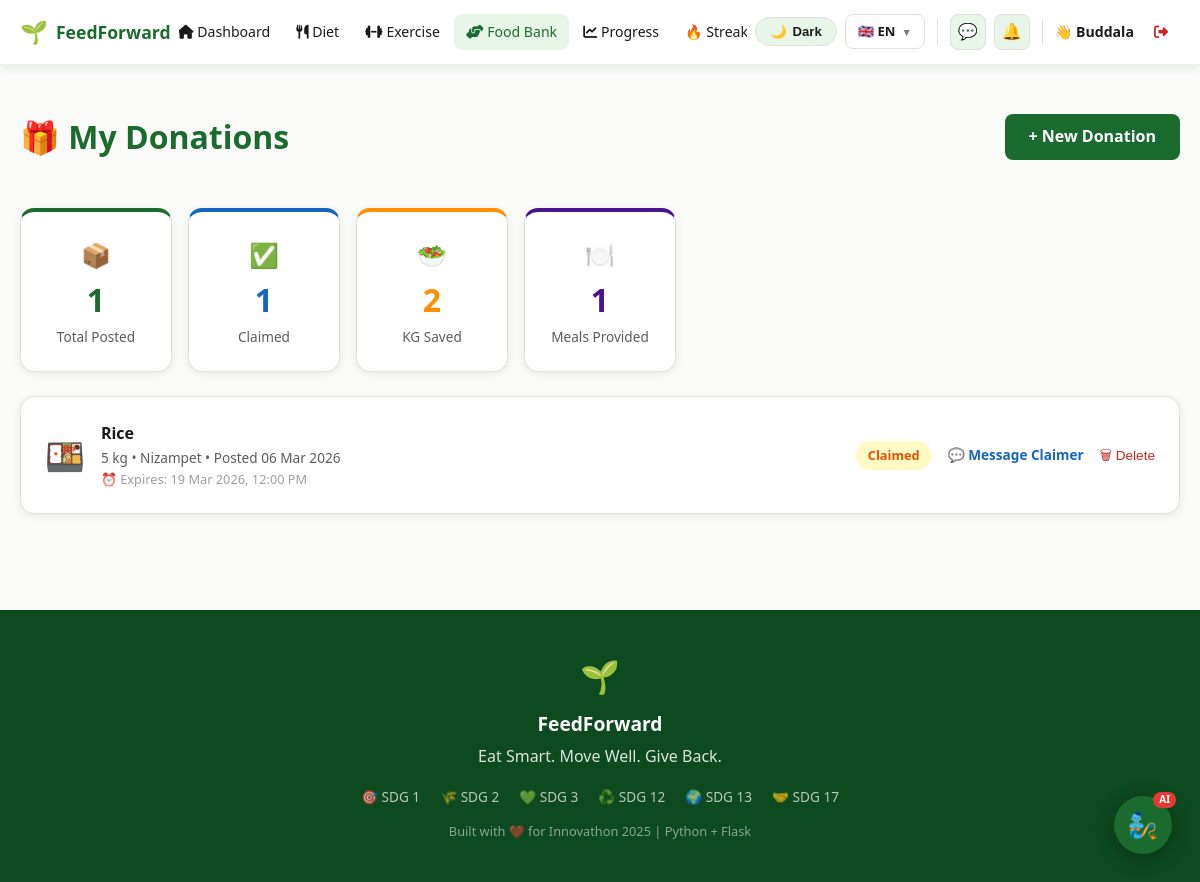
Page /foodbank/my-donations (signed in) on the committed database.
### models/user.py (models this page shows, shortened)
class User(db.Model, UserMixin):
    __tablename__ = 'users'
    id            = db.Column(db.Integer, primary_key=True)
    name          = db.Column(db.String(100), nullable=False)
    email         = db.Column(db.String(120), unique=True, nullable=False)
    password_hash = db.Column(db.String(200), nullable=False)
    role          = db.Column(db.String(20), default='user')  # user / donor / recipient / admin
    age           = db.Column(db.Integer)
    weight        = db.Column(db.Float)
    height        = db.Column(db.Float)
    gender        = db.Column(db.String(10))
    dietary_pref  = db.Column(db.String(20))   # veg / non_veg / vegan
    health_goal   = db.Column(db.String(20))   # lose_weight / gain_muscle / stay_fit
    fitness_level = db.Column(db.String(20))   # beginner / intermediate / advanced
    equipment     = db.Column(db.String(20))   # none / dumbbells / gym
    days_per_week = db.Column(db.Integer, default=4)
    location      = db.Column(db.String(200))
    latitude      = db.Column(db.Float)
    longitude     = db.Column(db.Float)
    profile_complete = db.Column(db.Boolean, default=False)
    allergies     = db.Column(db.String(200), default='')  # comma-separated e.g. "gluten,dairy,nuts"
    created_at    = db.Column(db.DateTime, default=datetime.utcnow)
    meal_plans    = db.relationship('MealPlan',     backref='user', lazy=True)
    exercise_plans= db.relationship('ExercisePlan', backref='user', lazy=True)
    donations     = db.relationship('FoodListing',  foreign_keys='FoodListing.donor_id',    backref='donor',     lazy=True)
    claims        = db.relationship('FoodListing',  foreign_keys='FoodListing.claimed_by',  backref='recipient', lazy=True)
    progress_logs = db.relationship('ProgressLog',  backref='user', lazy=True)

### models/models.py (models this page shows, shortened)
class FoodListing(db.Model):
    __tablename__ = 'food_listings'
    id           = db.Column(db.Integer, primary_key=True)
    donor_id     = db.Column(db.Integer, db.ForeignKey('users.id'), nullable=False)
    food_name    = db.Column(db.String(100), nullable=False)
    category     = db.Column(db.String(50))
    quantity     = db.Column(db.String(50))
    expiry_date  = db.Column(db.DateTime)
    location     = db.Column(db.String(200))
    latitude     = db.Column(db.Float, default=17.3850)
    longitude    = db.Column(db.Float, default=78.4867)
    photo_url    = db.Column(db.String(300))
    description  = db.Column(db.Text)
    status       = db.Column(db.String(20), default='available')
    claimed_by   = db.Column(db.Integer, db.ForeignKey('users.id'), nullable=True)
    claimed_at   = db.Column(db.DateTime)
    picked_up_at = db.Column(db.DateTime)
    posted_at    = db.Column(db.DateTime, default=datetime.utcnow)
    donor_rating = db.Column(db.Float)
    allergens    = db.Column(db.String(200))

### routes/foodbank.py (the view)
@foodbank.route('/my-donations')
@login_required
def my_donations():
    listings = FoodListing.query.filter_by(donor_id=current_user.id)\
                                .order_by(FoodListing.posted_at.desc()).all()
    total_kg      = sum(2 for l in listings if l.status in ['claimed','picked_up'])
    total_claimed = sum(1 for l in listings if l.status in ['claimed','picked_up'])
    return render_template('foodbank/my_donations.html',
                           listings=listings,
                           total_kg=total_kg,
                           total_claimed=total_claimed)

### templates/foodbank/my_donations.html (shortened to what this page needs)
{% extends 'base.html' %}
{% block content %}
<div style="display:flex;align-items:center;justify-content:space-between;margin-bottom:24px;">
  <h1 style="font-size:2rem;font-weight:800;color:var(--green);">🎁 My Donations</h1>
  <a href="{{ url_for('foodbank.donate') }}" class="btn-primary">+ New Donation</a>
</div>
{% set total_posted  = listings | length %}
{% set total_claimed = listings | selectattr('status','equalto','claimed') | list | length %}
{% set kg_saved      = total_claimed * 2 %}
{% set meals         = total_claimed %}
<div style="display:grid;grid-template-columns:repeat(auto-fill,minmax(150px,1fr));gap:16px;margin-bottom:24px;">
  {% for icon,val,label,color in [
    ('📦', total_posted,  'Total Posted',    'var(--green)'),
    ('✅', total_claimed, 'Claimed',         'var(--blue)'),
    ('🥗', kg_saved,      'KG Saved',        'var(--amber)'),
    ('🍽️', meals,         'Meals Provided',  '#4A148C'),
  ] %}
  <div class="card" style="text-align:center;border-top:4px solid {{ color }};">
    <div style="font-size:1.5rem;">{{ icon }}</div>
    <div style="font-size:2rem;font-weight:800;color:{{ color }};">{{ val }}</div>
    <div style="color:var(--text2);font-size:.85rem;">{{ label }}</div>
  </div>
  {% endfor %}
</div>
{% if listings %}
  {% for d in listings %}
  <div class="card" style="margin-bottom:12px;display:flex;align-items:center;gap:16px;flex-wrap:wrap;">
    <div style="font-size:2rem;">🍱</div>
    <div style="flex:1;">
      <div style="font-weight:700;">{{ d.food_name }}</div>
      <div style="color:var(--text2);font-size:.85rem;">
        {{ d.quantity }} • {{ d.location }} • Posted {{ d.posted_at.strftime('%d %b %Y') }}
      </div>
      {% if d.expiry_date %}
      <div style="color:var(--text3);font-size:.8rem;">
        ⏰ Expires: {{ d.expiry_date.strftime('%d %b %Y, %I:%M %p') }}
      </div>
      {% endif %}
    </div>
    <span class="badge-{{ 'green' if d.status=='available' else 'yellow' if d.status=='claimed' else 'red' }}">
      {{ d.status.replace('_',' ').title() }}
    </span>
    {% if d.status in ['claimed', 'picked_up'] and d.claimed_by %}
    <a href="{{ url_for('inbox.conversation', partner_id=d.claimed_by, listing_id=d.id) }}"
       style="font-size:.85rem;color:var(--blue);font-weight:600;white-space:nowrap;">
      💬 Message Claimer
    </a>
    {% endif %}
    <form method="POST"
          action="{{ url_for('foodbank.delete_listing', listing_id=d.id) }}"
          onsubmit="return confirm('Delete this listing?')"
          style="margin:0;">
      <button type="submit"
              style="background:none;border:none;color:var(--red);
                     font-size:.85rem;cursor:pointer;padding:0;">
        🗑 Delete
      </button>
    </form>
  </div>
  {% endfor %}
{% endif %}
{% endblock %}

### templates/base.html (shortened to what this page needs)
<!DOCTYPE html>
<html lang="{{ lang }}" data-theme="light">
<head>
  <link href="https://cdnjs.cloudflare.com/ajax/libs/font-awesome/6.4.0/css/all.min.css" rel="stylesheet"/>
  <link rel="stylesheet" href="https://unpkg.com/leaflet@1.9.4/dist/leaflet.css"/>
</head>
<body>
<nav style="background:var(--nav-bg);border-bottom:2px solid var(--nav-border);
            position:sticky;top:0;z-index:1000;box-shadow:0 2px 10px var(--shadow);">
  <div style="max-width:1280px;margin:0 auto;padding:0 20px;
              display:flex;align-items:center;justify-content:space-between;
              height:64px;gap:8px;">
    <a href="{{ url_for('main.index') }}"
       style="display:flex;align-items:center;gap:8px;flex-shrink:0;">
      <span style="font-size:1.4rem;">🌱</span>
      <span style="font-size:1.1rem;font-weight:800;color:var(--green);">FeedForward</span>
    </a>
    {% if current_user.is_authenticated %}
    <div style="display:flex;gap:2px;align-items:center;overflow-x:auto;flex:1;justify-content:center;">
      <a href="{{ url_for('main.dashboard') }}"
         class="nav-link {% if request.endpoint=='main.dashboard' %}active{% endif %}">
        <i class="fas fa-home"></i> {{ t.nav_dashboard }}
      </a>
      <a href="{{ url_for('diet.index') }}"
         class="nav-link {% if 'diet' in (request.endpoint or '') %}active{% endif %}">
        <i class="fas fa-utensils"></i> {{ t.nav_diet }}
      </a>
      <a href="{{ url_for('exercise.index') }}"
         class="nav-link {% if 'exercise' in (request.endpoint or '') %}active{% endif %}">
        <i class="fas fa-dumbbell"></i> {{ t.nav_exercise }}
      </a>
      <a href="{{ url_for('foodbank.index') }}"
         class="nav-link {% if 'foodbank' in (request.endpoint or '') %}active{% endif %}">
        <i class="fas fa-hands-helping"></i> {{ t.nav_foodbank }}
      </a>
      <a href="{{ url_for('progress.index') }}"
         class="nav-link {% if 'progress' in (request.endpoint or '') %}active{% endif %}">
        <i class="fas fa-chart-line"></i> {{ t.nav_progress }}
      </a>
      <a href="{{ url_for('streak.index') }}"
         class="nav-link {% if 'streak' in (request.endpoint or '') %}active{% endif %}">
        🔥 Streak
      </a>
    </div>
    {% endif %}
    <div style="display:flex;align-items:center;gap:8px;flex-shrink:0;">
      <button id="themeToggle" onclick="toggleTheme()" title="Toggle theme">
        <span id="themeIcon">🌙</span>
        <span id="themeLabel">Dark</span>
      </button>
      <div class="lang-wrap">
        <div class="lang-trigger">
          {% if lang == 'en' %}🇬🇧 EN
          {% elif lang == 'te' %}🇮🇳 TE
          {% else %}🇮🇳 HI{% endif %}
          <span style="font-size:.65rem;opacity:.6;">▼</span>
        </div>
      </div>
      {% if current_user.is_authenticated %}
        <a href="{{ url_for('inbox.messages') }}" class="icon-btn" title="Messages">
          💬
        </a>
        <a href="{{ url_for('inbox.notifications') }}" class="icon-btn" title="Notifications">
          🔔
        </a>
        <span style="font-weight:600;color:var(--text);font-size:.88rem;">
          👋 {{ current_user.name.split()[0] }}
        </span>
        <a href="{{ url_for('auth.logout') }}" class="nav-link"
           style="color:var(--red);" title="{{ t.nav_logout }}">
          <i class="fas fa-sign-out-alt"></i>
        </a>
      {% else %}
        <a href="{{ url_for('auth.login') }}"    class="btn-secondary" style="padding:7px 16px;font-size:.88rem;">{{ t.nav_login }}</a>
        <a href="{{ url_for('auth.register') }}" class="btn-primary"   style="padding:7px 16px;font-size:.88rem;">{{ t.nav_get_started }}</a>
      {% endif %}
    </div>
  </div>
</nav>
<main style="max-width:1280px;margin:0 auto;padding:24px 20px;">
  {% block content %}{% endblock %}
</main>
<footer style="background:var(--green-dk);color:#fff;padding:40px 24px;margin-top:60px;text-align:center;">
  <div style="max-width:1280px;margin:0 auto;">
    <div style="font-size:2rem;margin-bottom:8px;">🌱</div>
    <div style="font-size:1.2rem;font-weight:700;margin-bottom:4px;">FeedForward</div>
    <div style="opacity:.85;margin-bottom:16px;">{{ t.footer_tagline }}</div>
    <div style="display:flex;justify-content:center;gap:20px;flex-wrap:wrap;opacity:.7;font-size:.85rem;margin-bottom:14px;">
      <span>🎯 SDG 1</span><span>🌾 SDG 2</span><span>💚 SDG 3</span>
      <span>♻️ SDG 12</span><span>🌍 SDG 13</span><span>🤝 SDG 17</span>
    </div>
    <div style="opacity:.5;font-size:.8rem;">{{ t.footer_built }}</div>
  </div>
</footer>
{% if current_user.is_authenticated %}
<div id="feedgenie-btn" onclick="toggleChat()"
     style="position:fixed;bottom:28px;right:28px;z-index:9000;
            width:58px;height:58px;background:var(--green);border-radius:50%;
            display:flex;align-items:center;justify-content:center;
            font-size:1.6rem;cursor:pointer;box-shadow:0 4px 20px rgba(0,0,0,.3);
            transition:transform .2s,box-shadow .2s;"
     onmouseover="this.style.transform='scale(1.12)'"
     onmouseout="this.style.transform='scale(1)'"
     title="Chat with FeedGenie">
  🧞
  <div style="position:absolute;top:-4px;right:-4px;background:#E53935;color:#fff;
              border-radius:10px;padding:1px 6px;font-size:.62rem;font-weight:800;line-height:1.4;">AI</div>
</div>
{% endif %}
</body>
</html>

### templates/base.html (style rules this page uses)
:root { --bg:#FAFAF8;--bg2:#F2F4F0;--surface:#FFFFFF;--surface2:#F7F8F5; --border:#E0E0DC;--text:#1A1A1A;--text2:#5C5C5C;--text3:#9E9E9E; --green:#1B6B2F;--green-dk:#0D4A1F;--green-lt:#E8F5E9;--green-mid:#C8E6C9; --amber:#FF8F00;--blue:#1565C0;--blue-lt:#E3F2FD;--red:#C62828; --red-lt:#FFEBEE;--yellow-lt:#FFF9C4; --shadow:rgba(0,0,0,.07);--shadow-hov:rgba(0,0,0,.13); --nav-bg:#FFFFFF;--nav-border:#E8F5E9;--input-bg:#FFFFFF;--toggle-bg:#E8F5E9; }
*,*::before,*::after { box-sizing:border-box; }
html { scroll-behavior:smooth; }
body { font-family:'Segoe UI',system-ui,sans-serif;background:var(--bg);color:var(--text);margin:0;line-height:1.6;transition:background .3s,color .3s; }
a { text-decoration:none; }
.btn-primary { background:var(--green);color:#fff;padding:10px 24px;border-radius:8px;font-weight:600;display:inline-block;border:none;cursor:pointer;transition:background .2s,transform .15s,box-shadow .2s; }
.card { background:var(--surface);border-radius:14px;box-shadow:0 2px 10px var(--shadow);padding:24px;border:1px solid var(--border);transition:box-shadow .2s; }
.badge-yellow { background:var(--yellow-lt);color:#E65100;padding:4px 12px;border-radius:20px;font-size:.8rem;font-weight:600; }
.nav-link { padding:7px 12px;border-radius:8px;color:var(--text);font-weight:500;font-size:.88rem;white-space:nowrap;transition:background .15s,color .15s; }
.nav-link:hover,.nav-link.active { background:var(--green-lt);color:var(--green); }
#themeToggle { background:var(--toggle-bg);border:1.5px solid var(--border);border-radius:50px;padding:6px 14px;cursor:pointer;font-size:.82rem;font-weight:700;color:var(--text);display:flex;align-items:center;gap:6px;transition:all .2s;white-space:nowrap; }
.lang-wrap { position:relative; }
.lang-trigger { background:var(--surface);border:1.5px solid var(--border);border-radius:8px;padding:6px 12px;cursor:pointer;font-size:.82rem;font-weight:700;color:var(--text);display:flex;align-items:center;gap:6px;transition:border .2s;white-space:nowrap;user-select:none; }
.icon-btn { position: relative; background: var(--toggle-bg); border: 1.5px solid var(--border); border-radius: 8px; width: 36px; height: 36px; display: flex; align-items: center; justify-content: center; cursor: pointer; color: var(--text); font-size: 1rem; transition: all .2s; text-decoration: none; flex-shrink: 0; }

### rows in the picture
User: name "Buddala"
FoodListing: icon "✅", donor "1", status "Claimed", food_name "Rice", quantity "5 kg", location "Nizampet", posted_at "06 Mar 2026", expiry_date "19 Mar 2026, 12:00 PM", status.replace "Claimed"

### other values in the picture
{{ t.nav_dashboard }} "Dashboard"
{{ t.nav_diet }} "Diet"
{{ t.nav_exercise }} "Exercise"
{{ t.nav_foodbank }} "Food Bank"
{{ t.nav_progress }} "Progress"
{{ icon }} "📦" "🥗" "🍽️"
{{ val }} "1" "2" "1"
{{ label }} "Total Posted" "KG Saved" "Meals Provided"
{{ t.footer_tagline }} "Eat Smart. Move Well. Give Back."
{{ t.footer_built }} "Built with ❤️ for Innovathon 2025 | Python + Flask"
